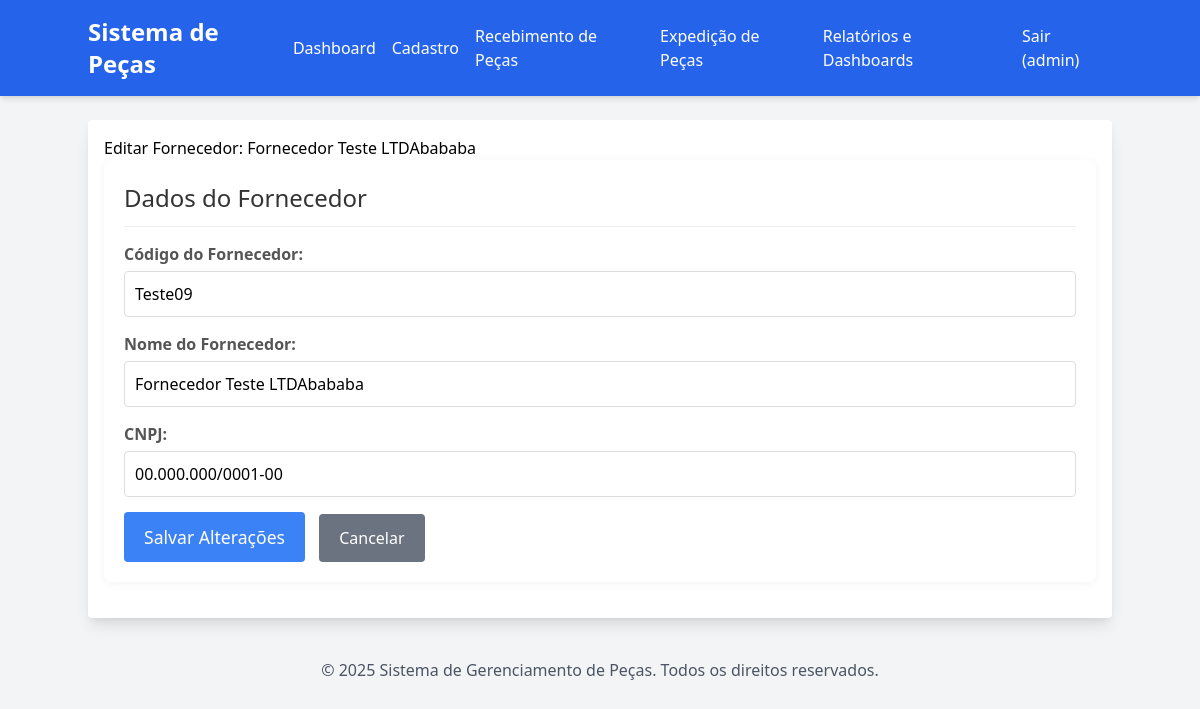
The page /cadastro/fornecedores/editar/1 (signed in) on the database as committed earlier.
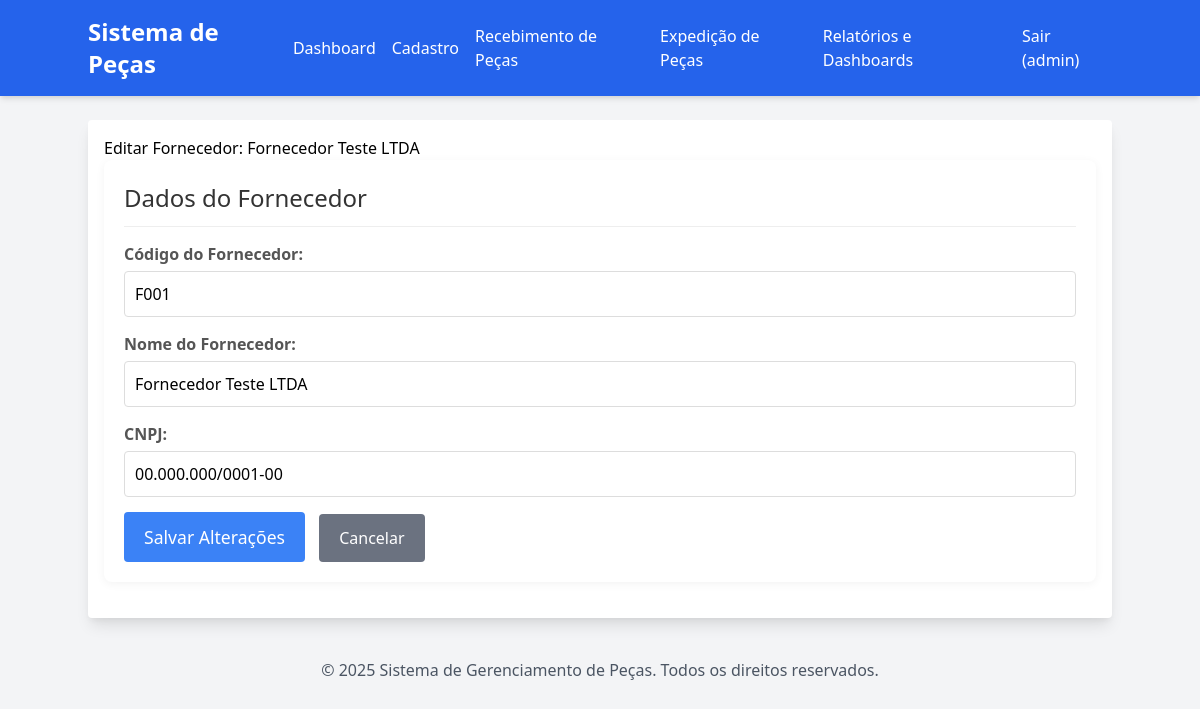
The same page on the database as committed later.
### modules/core/models.py (models this page shows, shortened)
class Fornecedor(db.Model):
    __tablename__ = 'Fornecedores'
    id = db.Column(db.Integer, primary_key=True)
    codigo_fornecedor = db.Column(db.String(50), unique=True, nullable=False)
    nome = db.Column(db.String(255), nullable=False)
    cnpj = db.Column(db.String(18), unique=True, nullable=False)
    data_inclusao = db.Column(db.DateTime, default=db.func.current_timestamp())
    movimentacoes = db.relationship('Movimentacao', backref='fornecedor', lazy=True)

### modules/cadastro/routes.py (the view, shortened to what this page needs)
@cadastro.route('/cadastro/fornecedores/editar/<int:fornecedor_id>', methods=['GET', 'POST'])
@login_required
def editar_fornecedor(fornecedor_id):
    if not has_permission(current_user, ['Gestor', 'LSL']):
        flash('Você não tem permissão para acessar esta página.', 'danger')
        return redirect(url_for('home'))
    fornecedor = Fornecedor.query.get_or_404(fornecedor_id)
    return render_template('cadastro/editar_fornecedor.html', fornecedor=fornecedor)

### modules/auth/models.py (called while the page is built)
@login_manager.user_loader
def load_user(user_id):
    return User.query.get(int(user_id))

### modules/cadastro/routes.py (called while the page is built)
def has_permission(user, allowed_roles):
    return user.is_authenticated and user.tipo_usuario in allowed_roles

### templates/cadastro/editar_fornecedor.html (shortened to what this page needs)
{% extends 'base.html' %}
{% block content %}
<div class="page-header">
    <h1>Editar Fornecedor: {{ fornecedor.nome }}</h1>
</div>
<div class="section">
    <h2>Dados do Fornecedor</h2>
    <form method="POST">
        <label for="codigo_fornecedor">Código do Fornecedor:</label>
        <input type="text" id="codigo_fornecedor" name="codigo_fornecedor" value="{{ fornecedor.codigo_fornecedor }}" required>
        <label for="nome">Nome do Fornecedor:</label>
        <input type="text" id="nome" name="nome" value="{{ fornecedor.nome }}" required>
        <label for="cnpj">CNPJ:</label>
        <input type="text" id="cnpj" name="cnpj" value="{{ fornecedor.cnpj }}" pattern="\d{2}\.\d{3}\.\d{3}/\d{4}-\d{2}" placeholder="Ex: 00.000.000/0000-00" required>
        <button type="submit" class="bg-blue-500 hover:bg-blue-700">Salvar Alterações</button>
        <a href="{{ url_for('cadastro.cadastro_fornecedores') }}" class="btn btn-secondary">Cancelar</a>
    </form>
</div>
{% endblock %}

Rows that differ between the two databases and show on the page:
changed Fornecedor: nome "Fornecedor Teste LTDAbababa" → "Fornecedor Teste LTDA"; codigo_fornecedor "Teste09" → "F001"
